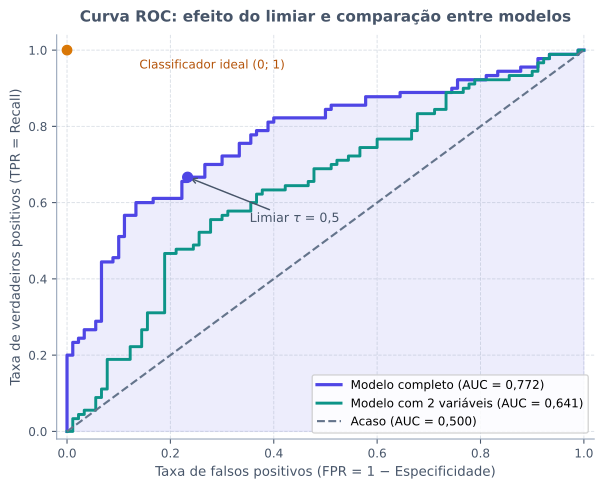

Reproduce this figure in Python.
from pathlib import Path

import matplotlib.pyplot as plt
import numpy as np
from sklearn.datasets import make_classification
from sklearn.linear_model import LogisticRegression
from sklearn.metrics import roc_auc_score, roc_curve
from sklearn.model_selection import train_test_split
from sklearn.pipeline import make_pipeline
from sklearn.preprocessing import StandardScaler


def main() -> None:
    plt.rcParams["svg.fonttype"] = "none"

    X, y = make_classification(
        n_samples=600,
        n_features=10,
        n_informative=4,
        n_redundant=2,
        class_sep=0.9,
        random_state=0,
    )
    X_treino, X_teste, y_treino, y_teste = train_test_split(
        X, y, test_size=0.30, stratify=y, random_state=0
    )

    modelo_forte = make_pipeline(
        StandardScaler(), LogisticRegression(C=1.0, max_iter=1000, random_state=0)
    )
    modelo_forte.fit(X_treino, y_treino)
    escores_forte = modelo_forte.predict_proba(X_teste)[:, 1]
    fpr_f, tpr_f, limiares_f = roc_curve(y_teste, escores_forte)
    auc_f = roc_auc_score(y_teste, escores_forte)

    # Modelo restrito apenas aos dois primeiros atributos para ilustrar separação mais fraca
    modelo_fraco = make_pipeline(
        StandardScaler(), LogisticRegression(C=1.0, max_iter=1000, random_state=0)
    )
    modelo_fraco.fit(X_treino[:, :2], y_treino)
    escores_fraco = modelo_fraco.predict_proba(X_teste[:, :2])[:, 1]
    fpr_w, tpr_w, _ = roc_curve(y_teste, escores_fraco)
    auc_w = roc_auc_score(y_teste, escores_fraco)

    # Ponto correspondente ao limiar padrão 0.5 no modelo completo
    idx_05 = int(np.argmin(np.abs(limiares_f - 0.5)))

    cor_texto = "#475569"
    cor_grade = "#94A3B8"
    cor_forte = "#4F46E5"
    cor_fraco = "#0D9488"
    cor_acaso = "#64748B"

    fig, ax = plt.subplots(figsize=(6.4, 5.2))
    fig.patch.set_alpha(0.0)
    ax.patch.set_alpha(0.0)

    ax.plot(
        fpr_f,
        tpr_f,
        color=cor_forte,
        linewidth=2.4,
        label=f"Modelo completo (AUC = {auc_f:.3f})".replace(".", ","),
    )
    ax.fill_between(fpr_f, tpr_f, alpha=0.10, color=cor_forte)

    ax.plot(
        fpr_w,
        tpr_w,
        color=cor_fraco,
        linewidth=2.2,
        label=f"Modelo com 2 variáveis (AUC = {auc_w:.3f})".replace(".", ","),
    )

    ax.plot(
        [0.0, 1.0],
        [0.0, 1.0],
        linestyle="--",
        linewidth=1.6,
        color=cor_acaso,
        label="Acaso (AUC = 0,500)",
    )

    ax.scatter(
        [fpr_f[idx_05]],
        [tpr_f[idx_05]],
        color=cor_forte,
        s=55,
        zorder=4,
    )
    ax.annotate(
        "Limiar $\\tau$ = 0,5",
        xy=(fpr_f[idx_05], tpr_f[idx_05]),
        xytext=(fpr_f[idx_05] + 0.12, tpr_f[idx_05] - 0.12),
        fontsize=9.5,
        color=cor_texto,
        arrowprops={"arrowstyle": "->", "color": cor_texto, "lw": 1.1},
    )

    ax.scatter([0.0], [1.0], color="#D97706", s=50, zorder=4)
    ax.annotate(
        "Classificador ideal (0; 1)",
        xy=(0.0, 1.0),
        xytext=(0.14, 0.96),
        fontsize=9,
        color="#B45309",
        va="center",
    )

    ax.set_xlim(-0.02, 1.02)
    ax.set_ylim(-0.02, 1.04)
    ax.set_xlabel("Taxa de falsos positivos (FPR = 1 − Especificidade)", fontsize=10, color=cor_texto)
    ax.set_ylabel("Taxa de verdadeiros positivos (TPR = Recall)", fontsize=10, color=cor_texto)
    ax.set_title(
        "Curva ROC: efeito do limiar e comparação entre modelos",
        fontsize=11.5,
        fontweight="bold",
        color=cor_texto,
        pad=10,
    )
    ax.grid(True, linestyle="--", linewidth=0.7, alpha=0.35, color=cor_grade)
    ax.spines["top"].set_visible(False)
    ax.spines["right"].set_visible(False)
    ax.spines["left"].set_color(cor_grade)
    ax.spines["bottom"].set_color(cor_grade)
    ax.tick_params(colors=cor_texto, labelsize=9)
    ax.legend(loc="lower right", frameon=True, framealpha=0.85, fontsize=9)

    fig.tight_layout()
    destino = Path(__file__).resolve().parent / "t04-roc.svg"
    fig.savefig(destino, format="svg", transparent=True, bbox_inches="tight")
    plt.close(fig)


if __name__ == "__main__":
    main()
